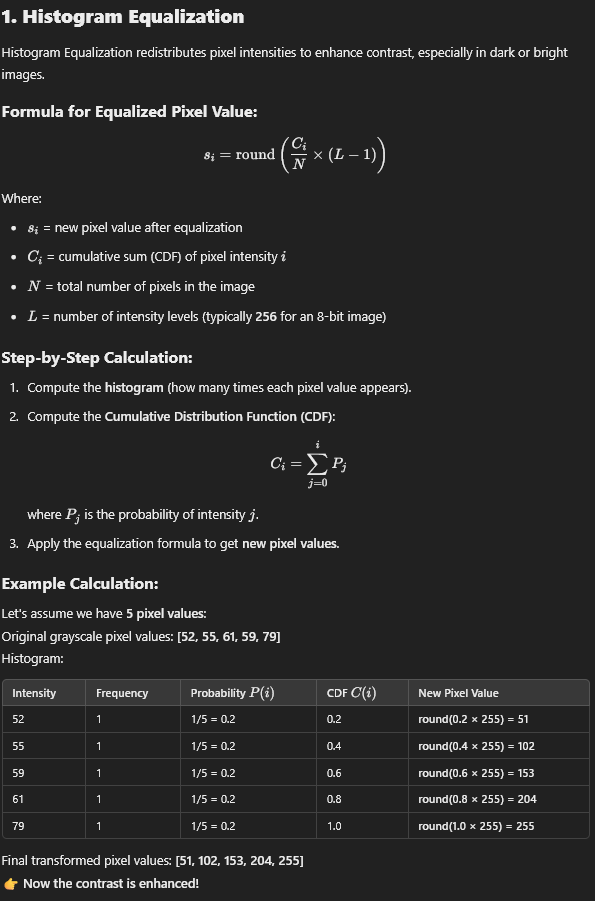
#> input picture HistogramEqualizationFormula.png, 595 x 901 px
$ python -i colorImagePreprocessing.py   (imports and definitions only)
#> lines starting #> are read from the running program, lines starting #| are printed output that depends on the picture
#> further down, picture is the input picture: shape (901, 595, 3); mean B, G, R 42.5, 42.5, 42.5
import cv2
import numpy as np
import matplotlib.pyplot as plt

def separatingColor(image):
    B, G, R = cv2.split(image)
    zeroes = np.zeros_like(B)

    redImage = cv2.merge([R, zeroes, zeroes])
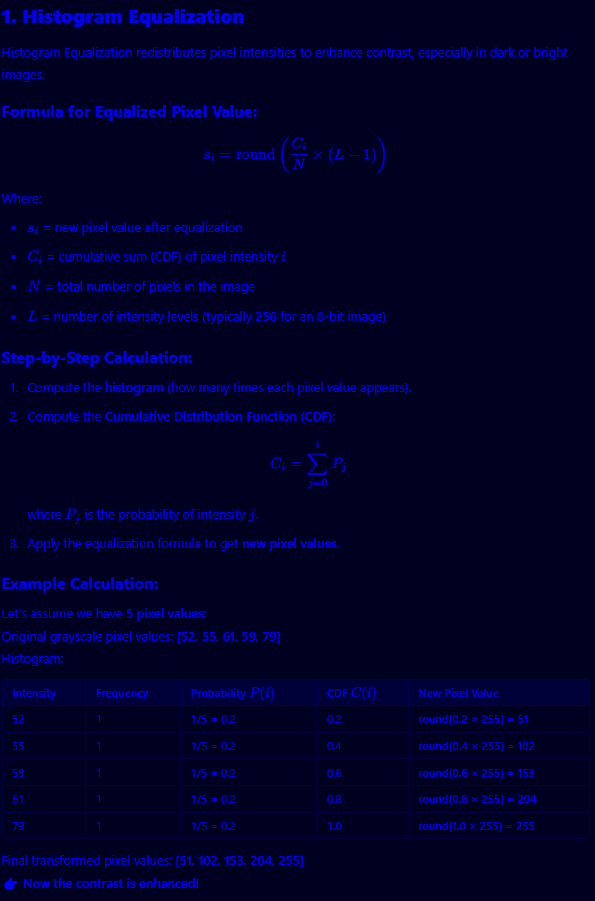
#> redImage: shape (901, 595, 3); mean of channels 0, 1, 2 42.5, 0, 0; drawn as B, G, R
    greenImage = cv2.merge([zeroes, G, zeroes])
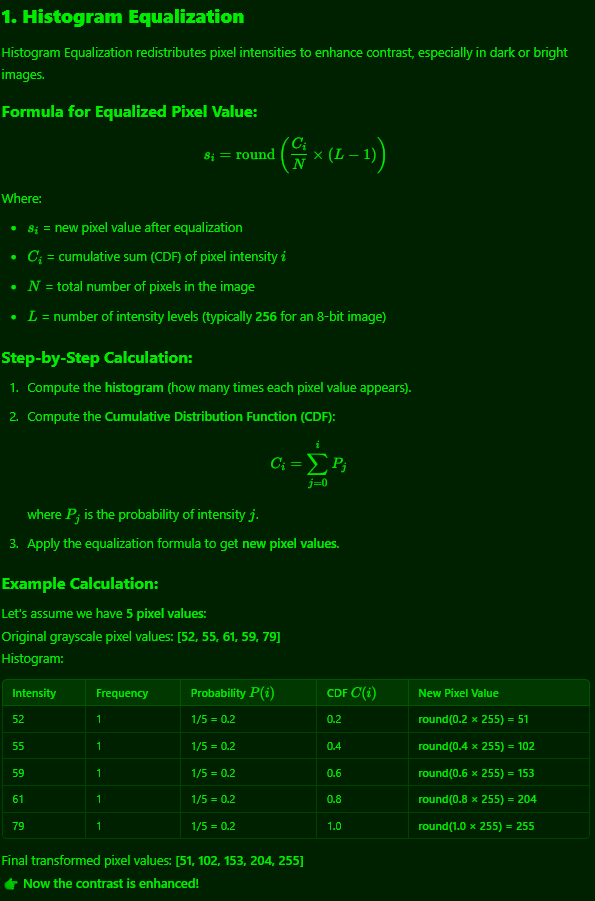
#> greenImage: shape (901, 595, 3); mean of channels 0, 1, 2 0, 42.5, 0; drawn as B, G, R
    blueImage = cv2.merge([zeroes, zeroes, B])
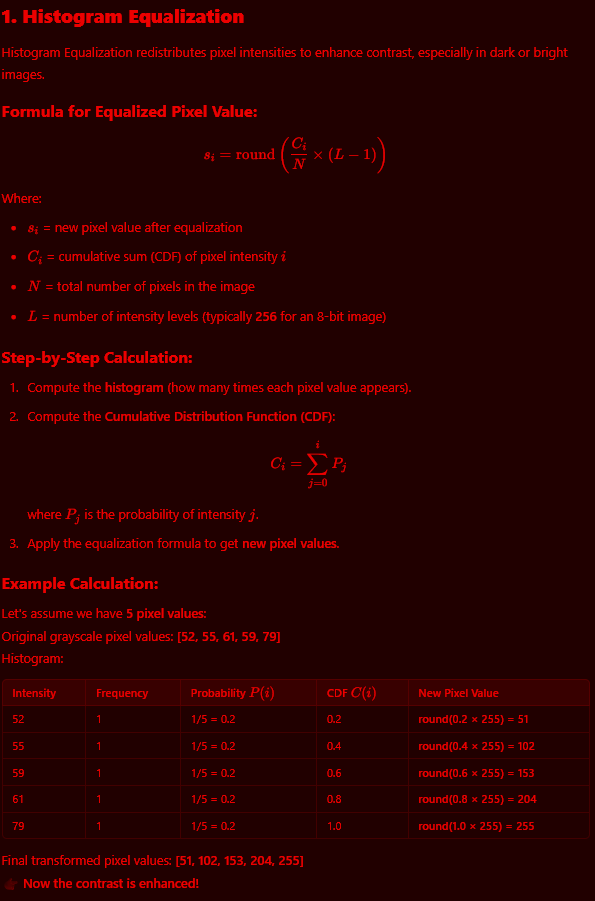
#> blueImage: shape (901, 595, 3); mean of channels 0, 1, 2 0, 0, 42.5; drawn as B, G, R

    return redImage, greenImage, blueImage

def colorHistogram(image):
    redImage, greenImage, blueImage = separatingColor(image)

    # Create a 3x2 figure
    plt.figure(figsize=(12, 9))

    # Red Channel
    plt.subplot(3, 2, 1)
    plt.imshow(redImage)
    plt.title("Red Channel")
    plt.axis("off")

    plt.subplot(3, 2, 2)
    redHistogram, _ = np.histogram(image[:, :, 2], bins=256, range=[0, 256])
#> redHistogram = 256 values, max 489216 at index 33, min 0 at index 0, mean 2094.1
    plt.bar(range(256), redHistogram, color='red', width=1)
    plt.title("Red Pixel Intensity")
    plt.xlabel("Pixel Value")
    plt.ylabel("Frequency")

    # Green Channel
    plt.subplot(3, 2, 3)
    plt.imshow(greenImage)
    plt.title("Green Channel")
    plt.axis("off")

    plt.subplot(3, 2, 4)
    greenHistogram, _ = np.histogram(image[:, :, 1], bins=256, range=[0, 256])
#> greenHistogram has the same summary as redHistogram
    plt.bar(range(256), greenHistogram, color='green', width=1)
    plt.title("Green Pixel Intensity")
    plt.xlabel("Pixel Value")
    plt.ylabel("Frequency")

    # Blue Channel
    plt.subplot(3, 2, 5)
    plt.imshow(blueImage)
    plt.title("Blue Channel")
    plt.axis("off")

    plt.subplot(3, 2, 6)
    blueHistogram, _ = np.histogram(image[:, :, 0], bins=256, range=[0, 256])
#> blueHistogram has the same summary as redHistogram
    plt.bar(range(256), blueHistogram, color='blue', width=1)
    plt.title("Blue Pixel Intensity")
    plt.xlabel("Pixel Value")
    plt.ylabel("Frequency")

    plt.tight_layout()
    plt.show()
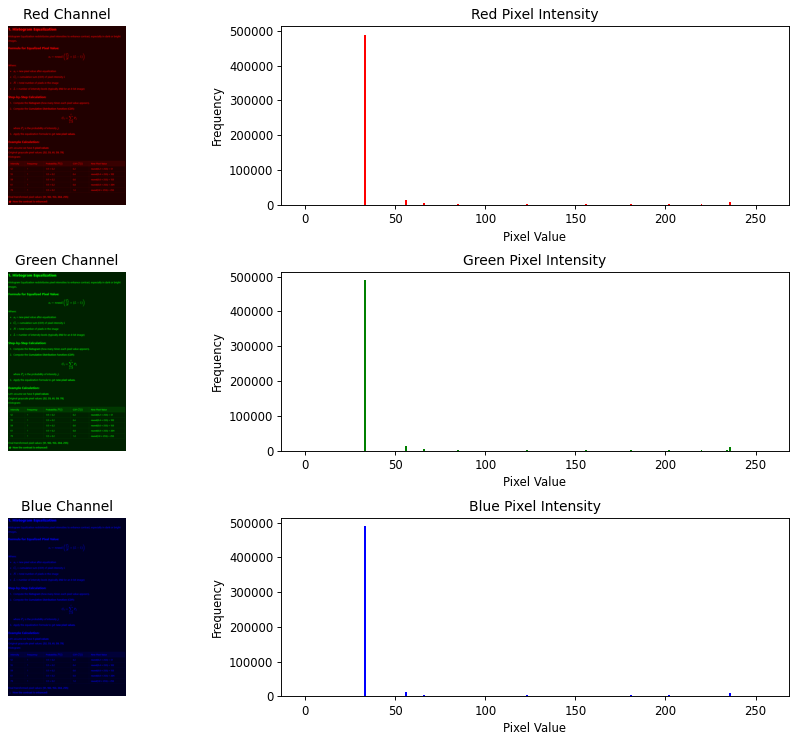
#> figure drawn by matplotlib, 6 panels; panel 2: tallest bar 489216 high, from x = 32.5 to 33.5; panel 4: tallest bar 489216 high, from x = 32.5 to 33.5; panel 6: tallest bar 489216 high, from x = 32.5 to 33.5

>>> import cv2
>>> picture = cv2.imread('HistogramEqualizationFormula.png')
>>> result = colorHistogram(picture)

$ run again, on HistogramNormalizationFormula.png
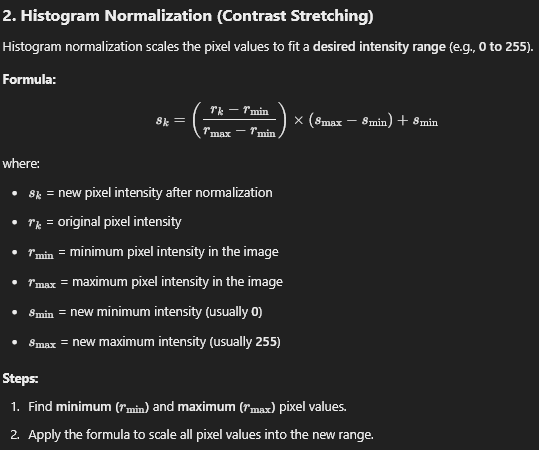
#> input picture HistogramNormalizationFormula.png, 539 x 450 px
#> picture is the input picture: shape (450, 539, 3); min 33, max 236, mean 42.8
#> in separatingColor, `greenImage = cv2.merge([zeroes, G, zeroes])`:
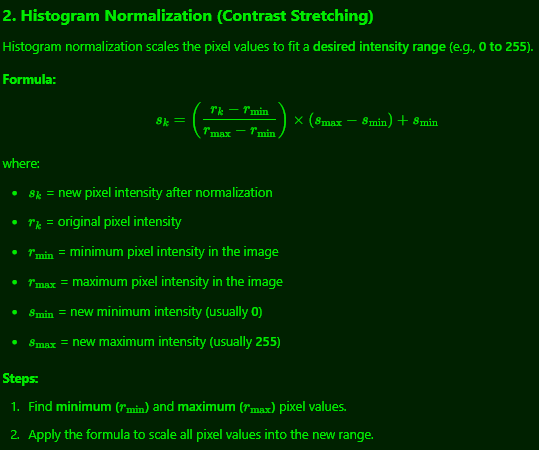
#> greenImage: shape (450, 539, 3); mean of channels 0, 1, 2 0, 42.8, 0; drawn as B, G, R
#> in separatingColor, `blueImage = cv2.merge([zeroes, zeroes, B])`:
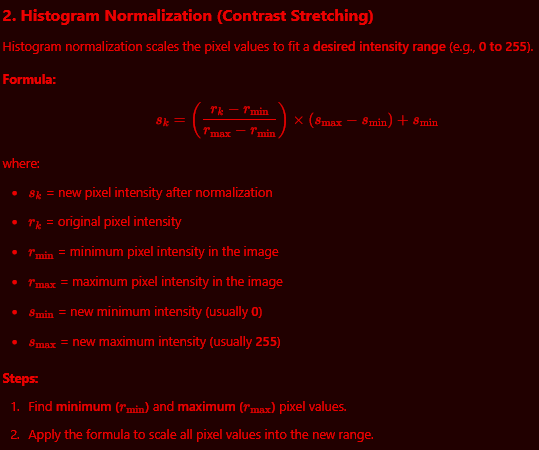
#> blueImage: shape (450, 539, 3); mean of channels 0, 1, 2 0, 0, 42.8; drawn as B, G, R
#> redHistogram = 256 values, max 227728 at index 33, min 0 at index 0, mean 947.5
#> greenHistogram has the same summary as redHistogram
#> blueHistogram has the same summary as redHistogram
